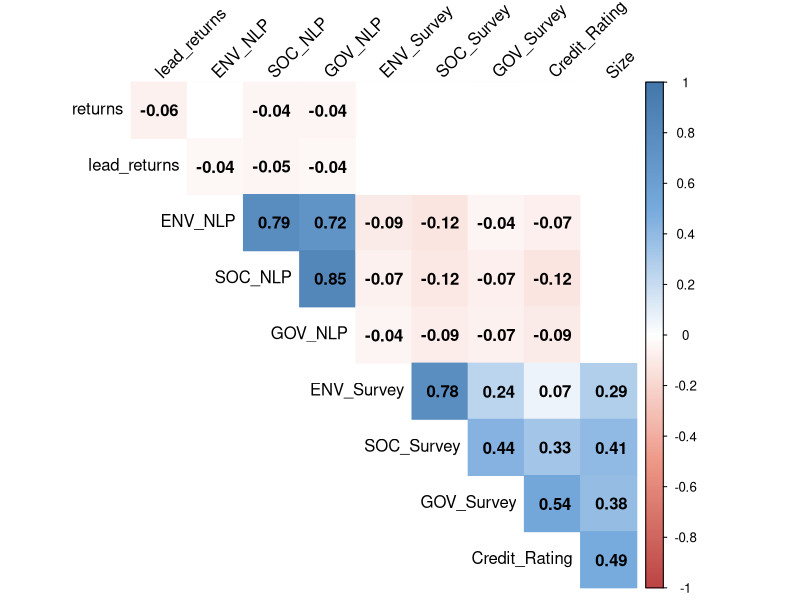

Source code (R):
library(dplyr)
library(corrplot)

mydat = read.csv("correlation.csv") %>%
  select(-X)

M = cor(mydat)

cor.mtest <- function(mat, ...) {
  mat <- as.matrix(mat)
  n <- ncol(mat)
  p.mat<- matrix(NA, n, n)
  diag(p.mat) <- 0
  for (i in 1:(n - 1)) {
    for (j in (i + 1):n) {
      tmp <- cor.test(mat[, i], mat[, j], ...)
      p.mat[i, j] <- p.mat[j, i] <- tmp$p.value
    }
  }
  colnames(p.mat) <- rownames(p.mat) <- colnames(mat)
  p.mat
}

# matrix of the p-value of the correlation
p.mat <- cor.mtest(mydat)
col <- colorRampPalette(c("#BB4444", "#EE9988", "#FFFFFF", "#77AADD", "#4477AA"))

png("corrplot.png", width=500, height=500)
corrplot(M, method="color", col=col(200),  
         type="upper", 
#         order="hclust", 
         addCoef.col = "black", # Add coefficient of correlation
         tl.col="black", tl.srt=45, #Text label color and rotation
         # Combine with significance
         p.mat = p.mat, sig.level = 0.01, insig = "blank", 
         # hide correlation coefficient on the principal diagonal
         diag=FALSE 
)
dev.off()

